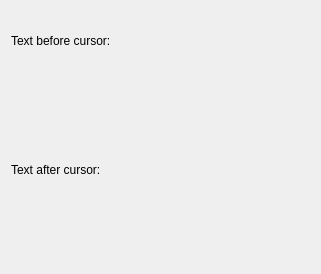
<ui version="4.0" >
 <class>SMSConfigBase</class>
 <widget class="QWidget" name="SMSConfigBase" >
  <property name="geometry" >
   <rect>
    <x>0</x>
    <y>0</y>
    <width>321</width>
    <height>274</height>
   </rect>
  </property>
  <property name="windowTitle" >
   <string></string>
  </property>
  <layout class="QVBoxLayout" >
   <property name="margin" >
    <number>11</number>
   </property>
   <property name="spacing" >
    <number>6</number>
   </property>
   <item>
    <widget class="QLabel" name="TextLabel3" >
     <property name="text" >
      <string>Text before cursor:</string>
     </property>
     <property name="alignment" >
      <set>Qt::AlignLeading|Qt::AlignLeft|Qt::AlignVCenter</set>
     </property>
     <property name="wordWrap" >
      <bool>false</bool>
     </property>
    </widget>
   </item>
   <item>
    <widget class="Q3MultiLineEdit" native="1" name="edtBefore" />
   </item>
   <item>
    <widget class="QLabel" name="TextLabel4" >
     <property name="text" >
      <string>Text after cursor:</string>
     </property>
     <property name="alignment" >
      <set>Qt::AlignLeading|Qt::AlignLeft|Qt::AlignVCenter</set>
     </property>
     <property name="wordWrap" >
      <bool>false</bool>
     </property>
    </widget>
   </item>
   <item>
    <widget class="Q3MultiLineEdit" native="1" name="edtAfter" />
   </item>
  </layout>
 </widget>
 <customwidgets>
  <customwidget>
   <class>Q3MultiLineEdit</class>
   <extends>QWidget</extends>
   <header>q3multilineedit.h</header>
   <container>1</container>
  </customwidget>
 </customwidgets>
 <resources/>
 <connections/>
</ui>
